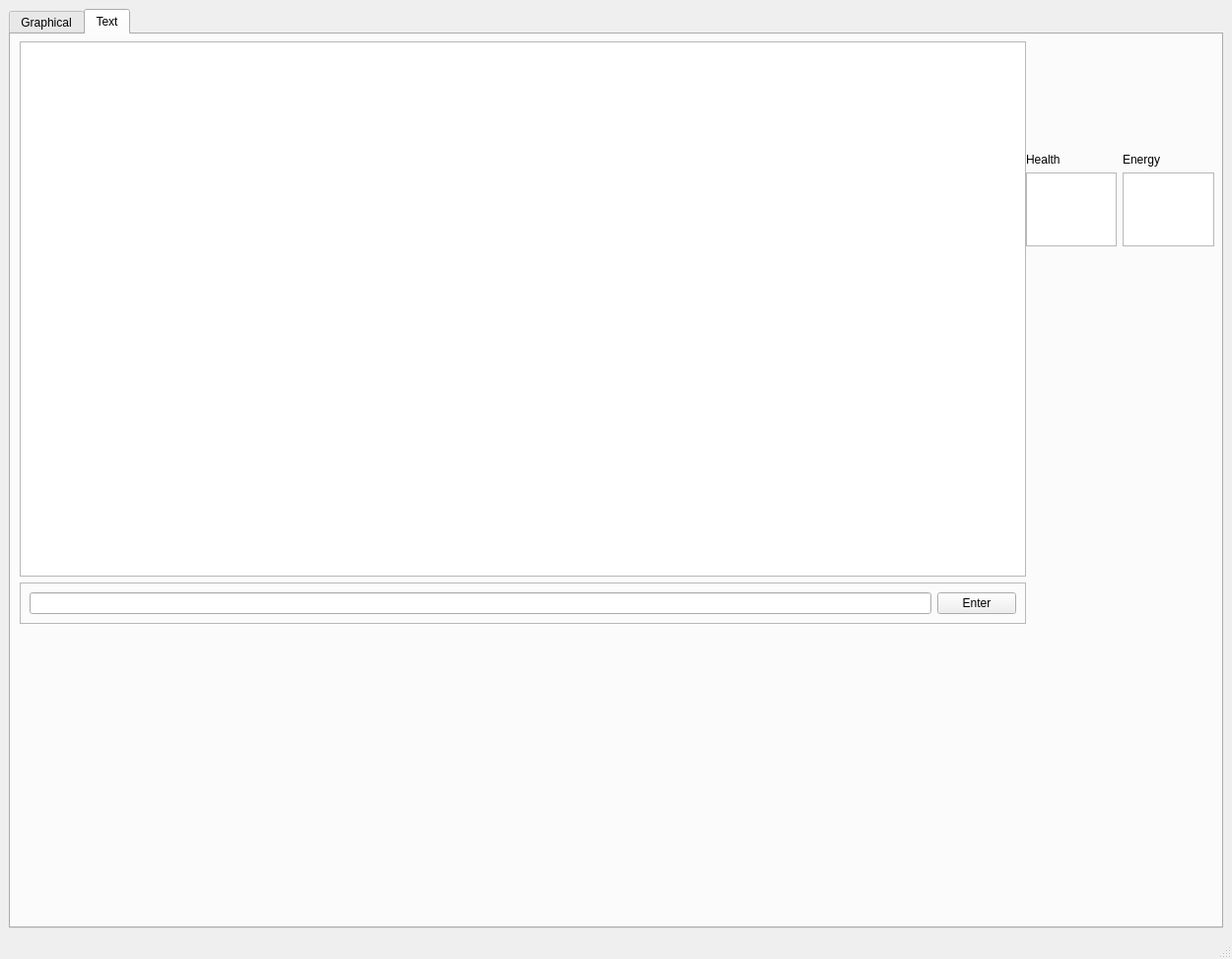
<?xml version="1.0" encoding="UTF-8"?>
<ui version="4.0">
 <class>MainWindow</class>
 <widget class="QMainWindow" name="MainWindow">
  <property name="geometry">
   <rect>
    <x>0</x>
    <y>0</y>
    <width>1250</width>
    <height>973</height>
   </rect>
  </property>
  <property name="sizePolicy">
   <sizepolicy hsizetype="Fixed" vsizetype="Fixed">
    <horstretch>0</horstretch>
    <verstretch>0</verstretch>
   </sizepolicy>
  </property>
  <property name="windowTitle">
   <string>QtGraphicsTest</string>
  </property>
  <widget class="QWidget" name="centralwidget">
   <layout class="QHBoxLayout" name="horizontalLayout">
    <item>
     <widget class="QTabWidget" name="tabWidget">
      <property name="currentIndex">
       <number>1</number>
      </property>
      <widget class="QWidget" name="tab_3">
       <attribute name="title">
        <string>Graphical</string>
       </attribute>
       <layout class="QHBoxLayout" name="horizontalLayout_2">
        <item>
         <layout class="QHBoxLayout" name="horizontalLayout_3">
          <item>
           <widget class="QGraphicsView" name="graphicsView">
            <property name="acceptDrops">
             <bool>false</bool>
            </property>
           </widget>
          </item>
         </layout>
        </item>
       </layout>
      </widget>
      <widget class="QWidget" name="tab_4">
       <property name="sizePolicy">
        <sizepolicy hsizetype="Preferred" vsizetype="Preferred">
         <horstretch>0</horstretch>
         <verstretch>0</verstretch>
        </sizepolicy>
       </property>
       <property name="maximumSize">
        <size>
         <width>16777215</width>
         <height>16777215</height>
        </size>
       </property>
       <attribute name="title">
        <string>Text</string>
       </attribute>
       <widget class="QWidget" name="layoutWidget">
        <property name="geometry">
         <rect>
          <x>9</x>
          <y>7</y>
          <width>1021</width>
          <height>591</height>
         </rect>
        </property>
        <layout class="QVBoxLayout" name="verticalLayout" stretch="0,0">
         <item>
          <widget class="QTextBrowser" name="textBrowser"/>
         </item>
         <item>
          <widget class="QFrame" name="frame">
           <property name="sizePolicy">
            <sizepolicy hsizetype="Preferred" vsizetype="Preferred">
             <horstretch>0</horstretch>
             <verstretch>0</verstretch>
            </sizepolicy>
           </property>
           <property name="frameShape">
            <enum>QFrame::StyledPanel</enum>
           </property>
           <property name="frameShadow">
            <enum>QFrame::Raised</enum>
           </property>
           <layout class="QHBoxLayout" name="horizontalLayout_4">
            <item>
             <widget class="QLineEdit" name="lineEdit"/>
            </item>
            <item>
             <widget class="QPushButton" name="pushButton">
              <property name="text">
               <string>Enter</string>
              </property>
             </widget>
            </item>
           </layout>
          </widget>
         </item>
        </layout>
       </widget>
       <widget class="QWidget" name="gridLayoutWidget">
        <property name="geometry">
         <rect>
          <x>1030</x>
          <y>120</y>
          <width>191</width>
          <height>95</height>
         </rect>
        </property>
        <layout class="QGridLayout" name="gridLayout">
         <item row="0" column="2">
          <widget class="QLabel" name="Energy">
           <property name="text">
            <string>Energy</string>
           </property>
          </widget>
         </item>
         <item row="0" column="1">
          <widget class="QLabel" name="Health">
           <property name="text">
            <string>Health</string>
           </property>
          </widget>
         </item>
         <item row="1" column="1">
          <widget class="QTextBrowser" name="healthBrowser">
           <property name="sizePolicy">
            <sizepolicy hsizetype="Preferred" vsizetype="Preferred">
             <horstretch>0</horstretch>
             <verstretch>0</verstretch>
            </sizepolicy>
           </property>
          </widget>
         </item>
         <item row="1" column="2">
          <widget class="QTextBrowser" name="energyBroswer"/>
         </item>
        </layout>
       </widget>
      </widget>
     </widget>
    </item>
   </layout>
  </widget>
  <widget class="QMenuBar" name="menubar">
   <property name="geometry">
    <rect>
     <x>0</x>
     <y>0</y>
     <width>1250</width>
     <height>22</height>
    </rect>
   </property>
  </widget>
  <widget class="QStatusBar" name="statusbar"/>
 </widget>
 <resources/>
 <connections/>
</ui>
